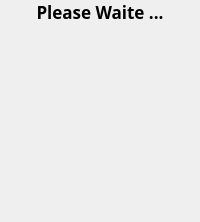
<?xml version="1.0" encoding="UTF-8"?>
<ui version="4.0">
 <class>Form</class>
 <widget class="QWidget" name="Form">
  <property name="geometry">
   <rect>
    <x>0</x>
    <y>0</y>
    <width>200</width>
    <height>222</height>
   </rect>
  </property>
  <property name="windowTitle">
   <string>Form</string>
  </property>
  <property name="windowOpacity">
   <double>1.000000000000000</double>
  </property>
  <property name="styleSheet">
   <string notr="true"/>
  </property>
  <layout class="QVBoxLayout" name="verticalLayout">
   <property name="spacing">
    <number>0</number>
   </property>
   <property name="leftMargin">
    <number>0</number>
   </property>
   <property name="topMargin">
    <number>0</number>
   </property>
   <property name="rightMargin">
    <number>0</number>
   </property>
   <property name="bottomMargin">
    <number>0</number>
   </property>
   <item>
    <widget class="QLabel" name="label">
     <property name="sizePolicy">
      <sizepolicy hsizetype="Preferred" vsizetype="Fixed">
       <horstretch>0</horstretch>
       <verstretch>0</verstretch>
      </sizepolicy>
     </property>
     <property name="minimumSize">
      <size>
       <width>0</width>
       <height>0</height>
      </size>
     </property>
     <property name="font">
      <font>
       <family>Ubuntu Condensed</family>
       <pointsize>13</pointsize>
       <weight>75</weight>
       <bold>true</bold>
      </font>
     </property>
     <property name="styleSheet">
      <string notr="true">color: Black;
</string>
     </property>
     <property name="text">
      <string>Please Waite ...</string>
     </property>
     <property name="alignment">
      <set>Qt::AlignCenter</set>
     </property>
    </widget>
   </item>
   <item>
    <widget class="QLabel" name="gif_label">
     <property name="text">
      <string/>
     </property>
     <property name="scaledContents">
      <bool>true</bool>
     </property>
    </widget>
   </item>
  </layout>
 </widget>
 <resources/>
 <connections/>
</ui>
